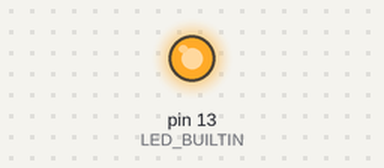
Bench run of a sketch on a simulated Arduino Uno, built with avr-gcc and run on an emulated ATmega328P. On the bench: output pins drawn as LEDs (lit = HIGH).

Above: at 1.0 s.
At 6.2 s:
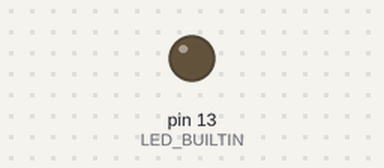
Timing chart, 0 to 8.1 s (numbered marks = the images above):
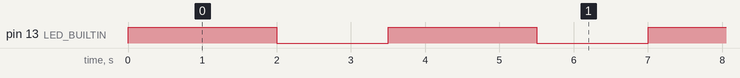

Measured:
- by itself, pin 13 (LED_BUILTIN): alternates HIGH for 2.0 s and LOW for 1.5 s

The sketch:

Pr_ctica1_zaid.ino
```cpp
void setup() {
  pinMode(LED_BUILTIN, OUTPUT);

}

void loop() {

  digitalWrite(LED_BUILTIN, HIGH);

  delay(2000);

  digitalWrite(LED_BUILTIN, LOW);

  delay(1500);

}
```
